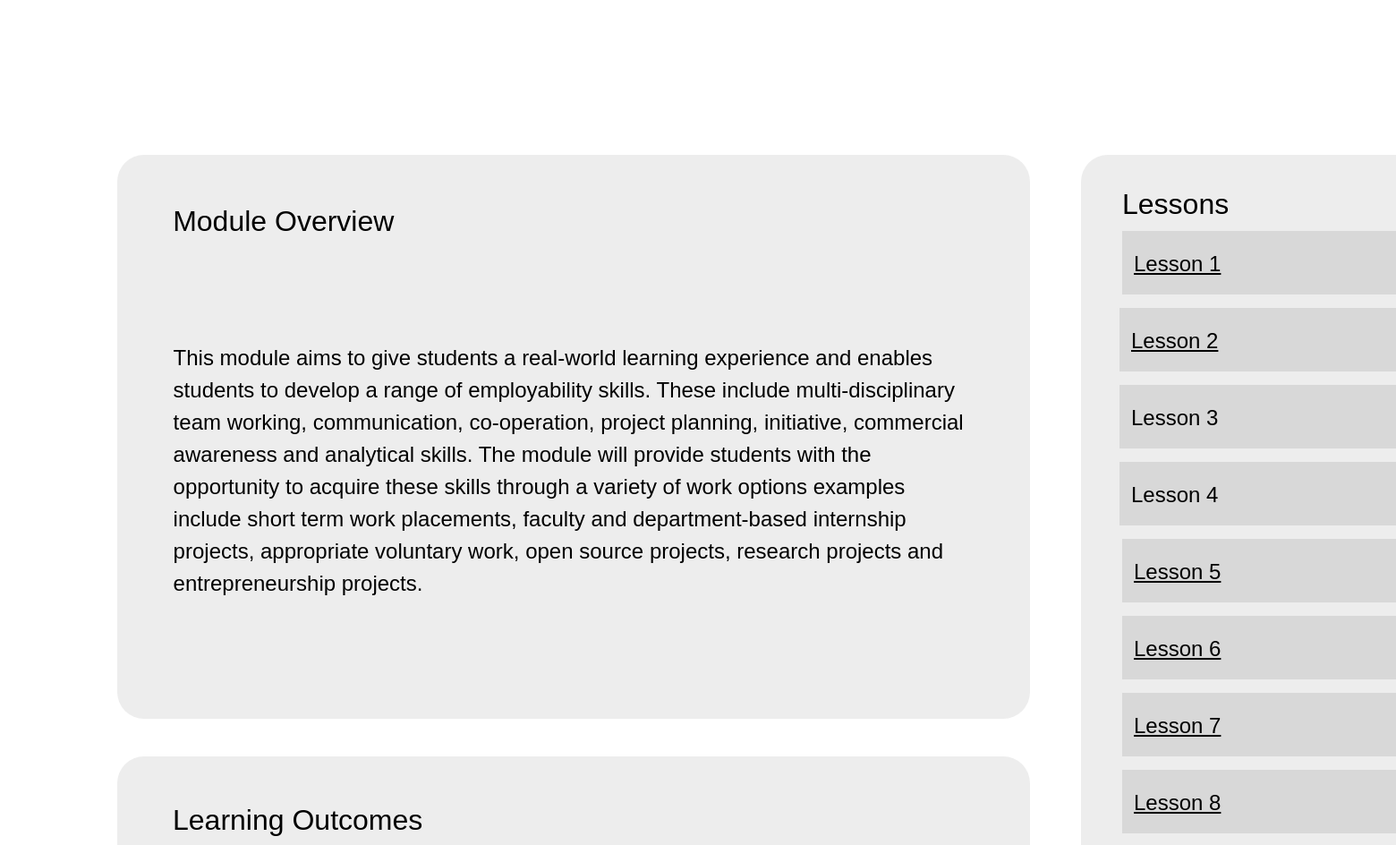
/mycourses/STW206CDE (middle part), run on an earlier commit of the app's database.
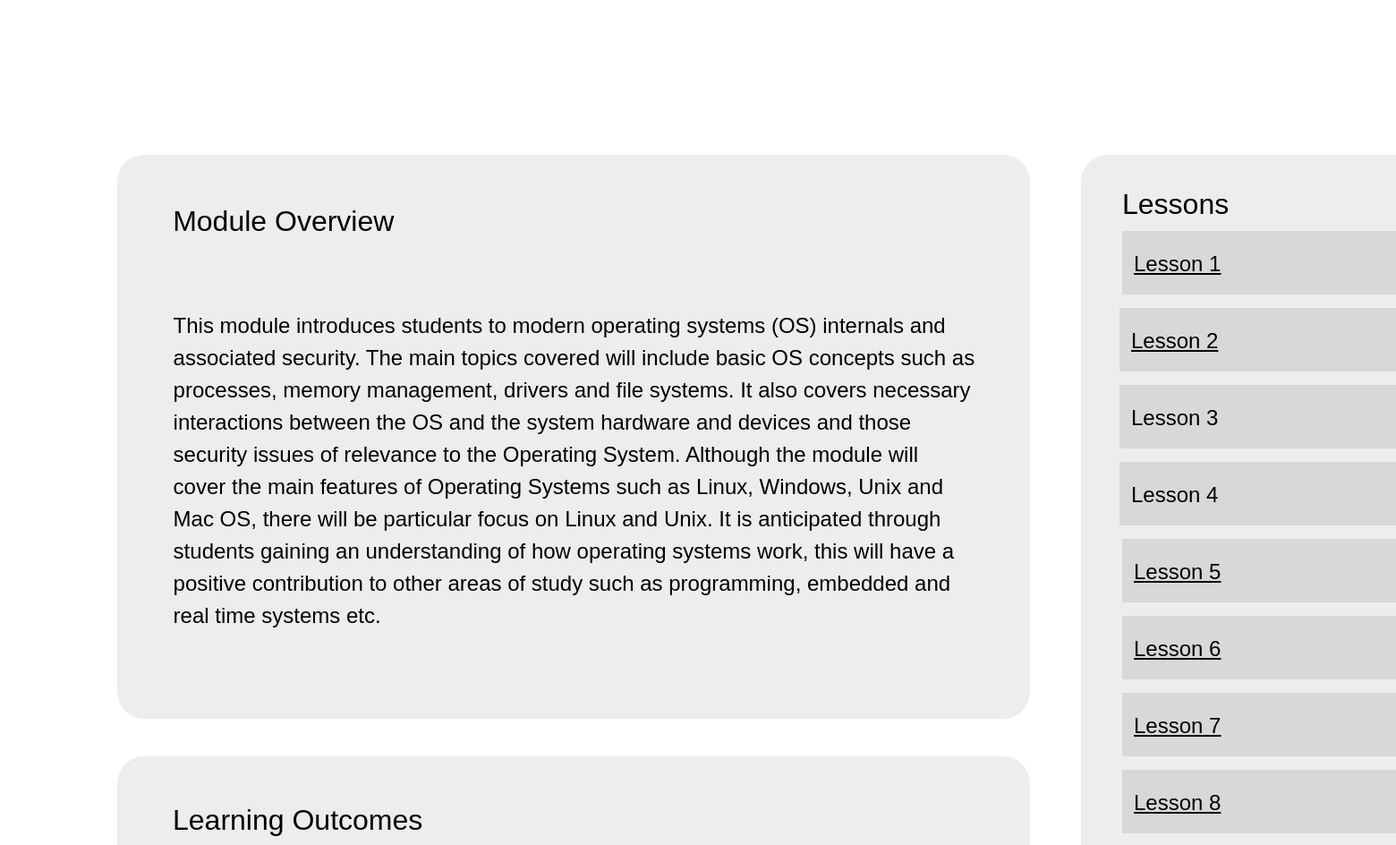
And on a later commit of the database.
### courses/models.py (models this page shows)
class Modules(models.Model):    #Subject i.e. Digital forensics
    name= models.CharField(max_length=100)
    category= [
                ('1','1'),
                ('2','2'),
                ('3','3')]
    year= models.CharField(max_length=100,choices= category)  #Available year
    mod_code= models.CharField(max_length=9,validators=[MinLengthValidator(5), MaxLengthValidator(9)])
    description= models.TextField()
    credit= models.IntegerField()
    image= models.ImageField(blank=True)
    file = models.FileField(upload_to='files',blank=True)
    url = EmbedVideoField(blank=True)

### courses/views.py (the view)
# urls.py: path('<str:Mod_code>',views.modules_detail, name='modules_detail'),
def modules_detail(request, Mod_code):
    try:
        Mod = Modules.objects.get(mod_code=str(Mod_code))
    except Modules.DoesNotExist:
        raise Http404('Modules not found')
    return render(request, 'content.html',{
        'Mod': Mod,
    })

### templates/content.html (shortened to what this page needs)
{% extends "base.html" %}
{% load static %}
{% block content %}
<link rel="stylesheet" href="{% static '/css/style1.css' %}">
<body>
    <div class="module-page">
        <div class="flex-col-1">
        </div>
        <div class="flex-row">
          <div class="flex-col">
            <div class="module-overview-1">
              <div class="overlap-group14">
                <div class="module-overview valign-text-middle poppins-medium-black-32px">Module Overview</div>
                <div class="module-description valign-text-middle poppins-medium-black-24px">
                  {{Mod.description}}
                </div>
              </div>
            </div>
            <div class="learning-outcomes">
              <div class="overlap-group13">
                <div class="learning-outcomes-1 valign-text-middle poppins-medium-black-32px">Learning Outcomes</div>
              </div>
            </div>
          </div>
          <div class="lessons">
            <div class="overlap-group3">
              <div class="lessons-1 valign-text-middle poppins-medium-black-32px">Lessons</div>
              <div class="lesson-1">
                <div class="overlap-group-1">
                  <a href="#"><div class="lesson- valign-text-middle poppins-medium-black-24px">Lesson 1</div></a>
                </div>
              </div>
              <div class="lesson--1">
                <div class="overlap-group-1">
                  <a href="#"><div class="lesson- valign-text-middle poppins-medium-black-24px">Lesson 2</div></a>
                </div>
              </div>
              <div class="lesson--1">
                <div class="overlap-group-1">
                  <a href="#"><div class="lesson--2 valign-text-middle poppins-medium-black-24px">Lesson 3</div></a>
                </div>
              </div>
              <div class="lesson--1">
                <div class="overlap-group-1">
                  <a href="#"><div class="lesson--2 valign-text-middle poppins-medium-black-24px">Lesson 4</div></a>
                </div>
              </div>
              <div class="lesson--3">
                <div class="overlap-group-1">
                  <a href="#"><div class="lesson- valign-text-middle poppins-medium-black-24px">Lesson 5</div></a>
                </div>
              </div>
              <div class="lesson--3">
                <div class="overlap-group-1">
                  <a href="#"><div class="lesson- valign-text-middle poppins-medium-black-24px">Lesson 6</div></a>
                </div>
              </div>
              <div class="lesson--3">
                <div class="overlap-group-1">
                  <a href="#"><div class="lesson- valign-text-middle poppins-medium-black-24px">Lesson 7</div></a>
                </div>
              </div>
              <div class="lesson--3">
                <div class="overlap-group-1">
                  <a href="#"><div class="lesson- valign-text-middle poppins-medium-black-24px">Lesson 8</div></a>
                </div>
              </div>
            </div>
          </div>
        </div>
      </div>
{% endblock %}

What changed in the data, as far as the page shows it:
changed Modules: description "This module aims to give students a real-world learning experience and enables students to develop a range of employability skills. These include multi-disciplinary team working, communication, co-operation, project planning, initiative, commercial awareness and analytical skills. The module will provide students with the opportunity to acquire these skills through a variety of work options examples include short term work placements, faculty and department-based internship projects, appropriate voluntary work, open source projects, research projects and entrepreneurship projects." → "This module introduces students to modern operating systems (OS) internals and associated security. The main topics covered will include basic OS concepts such as processes, memory management, drivers and file systems. It also covers necessary interactions between the OS and the system hardware and devices and those security issues of relevance to the Operating System. Although the module will cover the main features of Operating Systems such as Linux, Windows, Unix and Mac OS, there will be particular focus on Linux and Unix. It is anticipated through students gaining an understanding of how operating systems work, this will have a positive contribution to other areas of study such as…"
